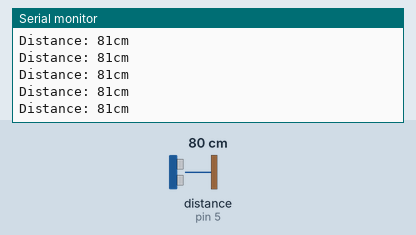
Recording of a sketch running on a simulated Arduino Uno, built with avr-gcc and run on an emulated ATmega328P. On the bench: the last lines printed to the serial monitor. Wiring (inferred from the names in the program): ultrasonic range finder: trigger pin 4; echo pin 5. Inputs (shaded band) come from the test bench; at power-on: distance to the obstacle (sensor on pin 5) 80 cm. The echo pulse lasts 58.3 µs per cm.

Above: at 1.2 s.
1.3 s: distance to the obstacle (sensor on pin 5) set to 2 cm
At 1.38 s:
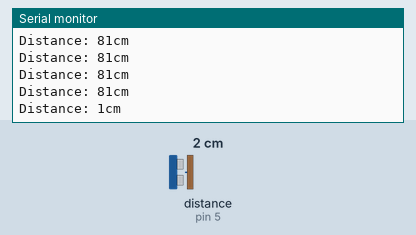
4.3 s: distance to the obstacle (sensor on pin 5) set to 250 cm
At 4.41 s:
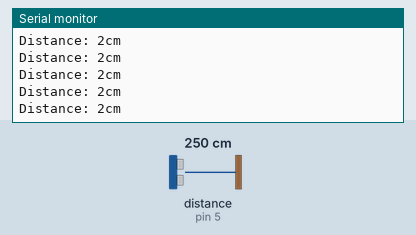
Timing chart, 0 to 7.3 s (numbered marks = the images above; inputs shaded):
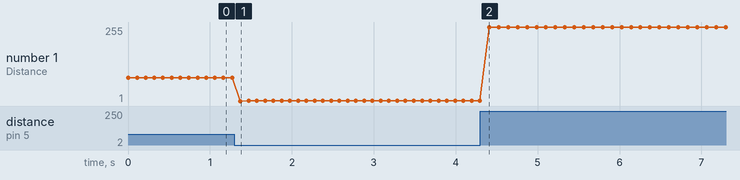

Measured:
- after the input at 1.3 s, the serial monitor: prints a new line after 0.07 s (image 1)
- plotted number 1: 81 → 2 after the input at 1.3 s, 2 → 255 after the input at 4.3 s

The sketch:

Ultrasonic.ino
```cpp
/*
 * 名称   : Ultrasonic
 * 功能   : 使用超声波传感器测量距离
 * 作者   : http://www.keyes-robot.com/
*/
const int TrigPin = 4; // 定义TrigPin
const int EchoPin = 5; // 定义EchoPin
int duration = 0; // 将持续时间的初始值定义为0
int distance = 0; // 将距离的初始值定义为0

void setup() {
  Serial.begin(9600);        // 设置波特率为9600
  pinMode(TrigPin, OUTPUT); // 设置trigPin为输出模式
  pinMode(EchoPin, INPUT);  // 设置echoPin为输入模式
}

void loop(){
  // 使trigPin输出高电平持续10μs触发HC_SR04
  digitalWrite(TrigPin , HIGH);
  delayMicroseconds(10);
  digitalWrite(TrigPin , LOW);
  // 等待HC-SR04回到高电平并测量这个等待时间
  duration = pulseIn(EchoPin , HIGH);
  // 根据时间计算距离
  distance = (duration/2) / 28.5 ;
  Serial.print("Distance: ");
  Serial.print(distance); //串口打印距离值
  Serial.println("cm");
  delay(100); //ping之间等待100毫秒(大约20个ping /秒)。
}
```
